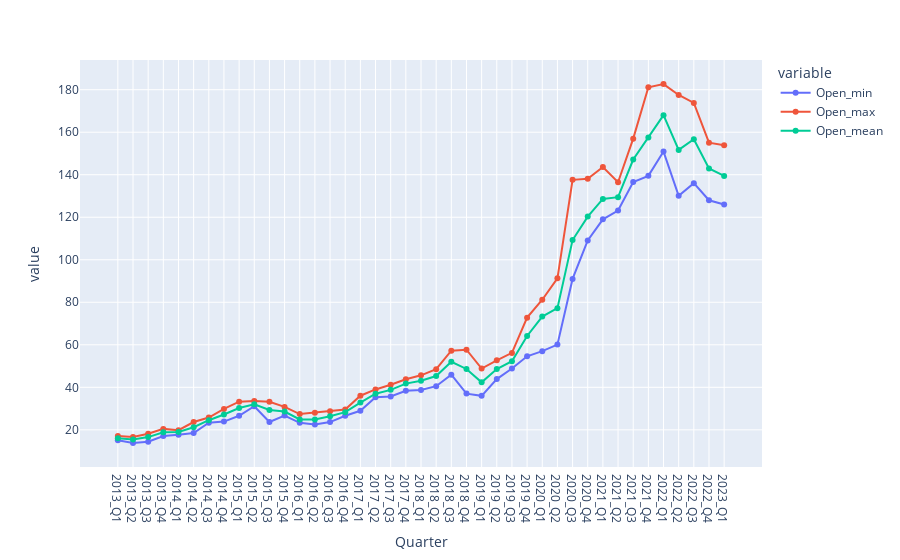
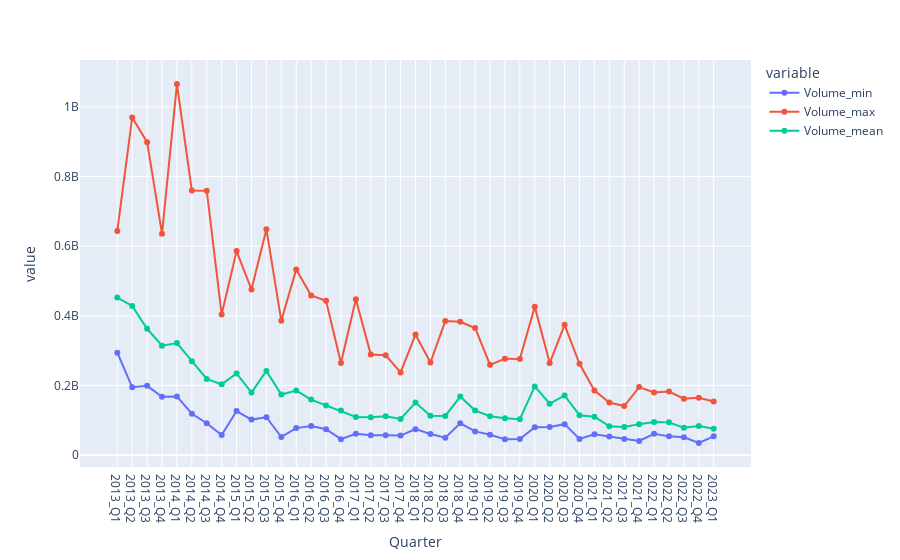

Write notebook code for charts like these, in order.
### Code cell
display_graph(result)

### Figure 1 — Plotly figure (JSON) as saved in the notebook; plotly's stock layout.template omitted (floating-point values rounded to 4 significant figures)
{"data": [{"hovertemplate": "variable=Open_min<br>Quarter=%{x}<br>value=%{y}<extra></extra>", "legendgroup": "Open_min", "line": {"color": "#636efa", "dash": "solid"}, "marker": {"symbol": "circle"}, "mode": "lines+markers", "name": "Open_min", "orientation": "v", "showlegend": true, "type": "scatter", "x": ["2013_Q1", "2013_Q2", "2013_Q3", "2013_Q4", "2014_Q1", "2014_Q2", "2014_Q3", "2014_Q4", "2015_Q1", "2015_Q2", "2015_Q3", "2015_Q4", "2016_Q1", "2016_Q2", "2016_Q3", "2016_Q4", "2017_Q1", "2017_Q2", "2017_Q3", "2017_Q4", "2018_Q1", "2018_Q2", "2018_Q3", "2018_Q4", "2019_Q1", "2019_Q2", "2019_Q3", "2019_Q4", "2020_Q1", "2020_Q2", "2020_Q3", "2020_Q4", "2021_Q1", "2021_Q2", "2021_Q3", "2021_Q4", "2022_Q1", "2022_Q2", "2022_Q3", "2022_Q4", "2023_Q1"], "xaxis": "x", "y": [15.05, 13.86, 14.38, 17.09, 17.68, 18.5, 23.38, 23.89, 26.64, 31.12, 23.72, 26.74, 23.28, 22.5, 23.65, 26.64, 28.95, 35.3, 35.72, 38.41, 38.71, 40.53, 45.96, 37.04, 35.99, 43.86, 48.85, 54.61, 57.02, 60.08, 90.99, 109.1, 119.0, 123.2, 136.6, 139.5, 150.9, 130.1, 136.0, 128.0, 126.0], "yaxis": "y"}, {"hovertemplate": "variable=Open_max<br>Quarter=%{x}<br>value=%{y}<extra></extra>", "legendgroup": "Open_max", "line": {"color": "#EF553B", "dash": "solid"}, "marker": {"symbol": "circle"}, "mode": "lines+markers", "name": "Open_max", "orientation": "v", "showlegend": true, "type": "scatter", "x": ["2013_Q1", "2013_Q2", "2013_Q3", "2013_Q4", "2014_Q1", "2014_Q2", "2014_Q3", "2014_Q4", "2015_Q1", "2015_Q2", "2015_Q3", "2015_Q4", "2016_Q1", "2016_Q2", "2016_Q3", "2016_Q4", "2017_Q1", "2017_Q2", "2017_Q3", "2017_Q4", "2018_Q1", "2018_Q2", "2018_Q3", "2018_Q4", "2019_Q1", "2019_Q2", "2019_Q3", "2019_Q4", "2020_Q1", "2020_Q2", "2020_Q3", "2020_Q4", "2021_Q1", "2021_Q2", "2021_Q3", "2021_Q4", "2022_Q1", "2022_Q2", "2022_Q3", "2022_Q4", "2023_Q1"], "xaxis": "x", "y": [17.13, 16.61, 18.2, 20.45, 19.85, 23.68, 25.77, 29.82, 33.24, 33.62, 33.21, 30.78, 27.43, 28.03, 28.8, 29.55, 36.05, 39.0, 41.2, 43.78, 45.65, 48.53, 57.25, 57.7, 48.83, 52.72, 56.2, 72.78, 81.18, 91.25, 137.6, 138.1, 143.6, 136.5, 157.0, 181.1, 182.6, 177.5, 173.8, 155.1, 153.9], "yaxis": "y"}, {"hovertemplate": "variable=Open_mean<br>Quarter=%{x}<br>value=%{y}<extra></extra>", "legendgroup": "Open_mean", "line": {"color": "#00cc96", "dash": "solid"}, "marker": {"symbol": "circle"}, "mode": "lines+markers", "name": "Open_mean", "orientation": "v", "showlegend": true, "type": "scatter", "x": ["2013_Q1", "2013_Q2", "2013_Q3", "2013_Q4", "2014_Q1", "2014_Q2", "2014_Q3", "2014_Q4", "2015_Q1", "2015_Q2", "2015_Q3", "2015_Q4", "2016_Q1", "2016_Q2", "2016_Q3", "2016_Q4", "2017_Q1", "2017_Q2", "2017_Q3", "2017_Q4", "2018_Q1", "2018_Q2", "2018_Q3", "2018_Q4", "2019_Q1", "2019_Q2", "2019_Q3", "2019_Q4", "2020_Q1", "2020_Q2", "2020_Q3", "2020_Q4", "2021_Q1", "2021_Q2", "2021_Q3", "2021_Q4", "2022_Q1", "2022_Q2", "2022_Q3", "2022_Q4", "2023_Q1"], "xaxis": "x", "y": [15.99, 15.41, 16.59, 18.88, 19.02, 21.25, 24.53, 27.2, 30.25, 32.02, 29.36, 28.59, 24.89, 24.85, 26.43, 28.32, 32.83, 36.99, 38.81, 41.74, 43.07, 45.3, 52.01, 48.63, 42.34, 48.62, 52.27, 64.14, 73.28, 77.24, 109.3, 120.3, 128.6, 129.4, 147.2, 157.5, 168.0, 151.7, 156.7, 143.0, 139.4], "yaxis": "y"}], "layout": {"legend": {"title": {"text": "variable"}, "tracegroupgap": 0}, "margin": {"t": 60}, "xaxis": {"anchor": "y", "domain": [0, 1], "title": {"text": "Quarter"}}, "yaxis": {"anchor": "x", "domain": [0, 1], "title": {"text": "value"}}}}

### Figure 2 — Plotly figure (JSON) as saved in the notebook; plotly's stock layout.template omitted (floating-point values rounded to 4 significant figures)
{"data": [{"hovertemplate": "variable=Volume_min<br>Quarter=%{x}<br>value=%{y}<extra></extra>", "legendgroup": "Volume_min", "line": {"color": "#636efa", "dash": "solid"}, "marker": {"symbol": "circle"}, "mode": "lines+markers", "name": "Volume_min", "orientation": "v", "showlegend": true, "type": "scatter", "x": ["2013_Q1", "2013_Q2", "2013_Q3", "2013_Q4", "2014_Q1", "2014_Q2", "2014_Q3", "2014_Q4", "2015_Q1", "2015_Q2", "2015_Q3", "2015_Q4", "2016_Q1", "2016_Q2", "2016_Q3", "2016_Q4", "2017_Q1", "2017_Q2", "2017_Q3", "2017_Q4", "2018_Q1", "2018_Q2", "2018_Q3", "2018_Q4", "2019_Q1", "2019_Q2", "2019_Q3", "2019_Q4", "2020_Q1", "2020_Q2", "2020_Q3", "2020_Q4", "2021_Q1", "2021_Q2", "2021_Q3", "2021_Q4", "2022_Q1", "2022_Q2", "2022_Q3", "2022_Q4", "2023_Q1"], "xaxis": "x", "y": [294294000, 195025600, 198990400, 167554800, 168669200, 118904000, 91567200, 57918400, 126665200, 102098400, 108844000, 52185600, 77645600, 83392400, 74641600, 45903600, 61236400, 56985200, 57111200, 56106800, 74670800, 60962800, 50055600, 91541600, 68280800, 58676400, 45448000, 46617600, 80113600, 80791200, 89001600, 46691300, 60145100, 53522400, 46397700, 41000000, 61177400, 53950200, 51218200, 35195900, 54105100], "yaxis": "y"}, {"hovertemplate": "variable=Volume_max<br>Quarter=%{x}<br>value=%{y}<extra></extra>", "legendgroup": "Volume_max", "line": {"color": "#EF553B", "dash": "solid"}, "marker": {"symbol": "circle"}, "mode": "lines+markers", "name": "Volume_max", "orientation": "v", "showlegend": true, "type": "scatter", "x": ["2013_Q1", "2013_Q2", "2013_Q3", "2013_Q4", "2014_Q1", "2014_Q2", "2014_Q3", "2014_Q4", "2015_Q1", "2015_Q2", "2015_Q3", "2015_Q4", "2016_Q1", "2016_Q2", "2016_Q3", "2016_Q4", "2017_Q1", "2017_Q2", "2017_Q3", "2017_Q4", "2018_Q1", "2018_Q2", "2018_Q3", "2018_Q4", "2019_Q1", "2019_Q2", "2019_Q3", "2019_Q4", "2020_Q1", "2020_Q2", "2020_Q3", "2020_Q4", "2021_Q1", "2021_Q2", "2021_Q3", "2021_Q4", "2022_Q1", "2022_Q2", "2022_Q3", "2022_Q4", "2023_Q1"], "xaxis": "x", "y": [643960800, 969651200, 898696400, 635807200, 1065523200, 759911600, 759385200, 403734400, 585908400, 475696000, 648825200, 385813200, 533478800, 458408400, 443554800, 264536800, 447940000, 289229200, 286856000, 237594400, 346375200, 266157600, 384986800, 382978400, 365248800, 259309200, 277125600, 275978000, 426510000, 264476000, 374336800, 262330500, 185549500, 151101000, 140893200, 195432700, 179935700, 182602000, 162278800, 164762400, 154279900], "yaxis": "y"}, {"hovertemplate": "variable=Volume_mean<br>Quarter=%{x}<br>value=%{y}<extra></extra>", "legendgroup": "Volume_mean", "line": {"color": "#00cc96", "dash": "solid"}, "marker": {"symbol": "circle"}, "mode": "lines+markers", "name": "Volume_mean", "orientation": "v", "showlegend": true, "type": "scatter", "x": ["2013_Q1", "2013_Q2", "2013_Q3", "2013_Q4", "2014_Q1", "2014_Q2", "2014_Q3", "2014_Q4", "2015_Q1", "2015_Q2", "2015_Q3", "2015_Q4", "2016_Q1", "2016_Q2", "2016_Q3", "2016_Q4", "2017_Q1", "2017_Q2", "2017_Q3", "2017_Q4", "2018_Q1", "2018_Q2", "2018_Q3", "2018_Q4", "2019_Q1", "2019_Q2", "2019_Q3", "2019_Q4", "2020_Q1", "2020_Q2", "2020_Q3", "2020_Q4", "2021_Q1", "2021_Q2", "2021_Q3", "2021_Q4", "2022_Q1", "2022_Q2", "2022_Q3", "2022_Q4", "2023_Q1"], "xaxis": "x", "y": [452563300, 428600000.0, 362900000.0, 314379450, 322100000.0, 269800000.0, 218700000.0, 203400000.0, 234800000.0, 179600000.0, 242000000.0, 174100000.0, 185500000.0, 159500000.0, 142700000.0, 128100000.0, 109700000.0, 108700000.0, 112000000.0, 103900000.0, 150900000.0, 113400000.0, 112600000.0, 168300000.0, 128000000.0, 111800000.0, 106093775, 103400000.0, 197300000.0, 147900000.0, 171500000.0, 114700000.0, 110200000.0, 82670000.0, 80910000.0, 89080000.0, 95430000.0, 94160000.0, 78780000.0, 83630000.0, 75860000.0], "yaxis": "y"}], "layout": {"legend": {"title": {"text": "variable"}, "tracegroupgap": 0}, "margin": {"t": 60}, "xaxis": {"anchor": "y", "domain": [0, 1], "title": {"text": "Quarter"}}, "yaxis": {"anchor": "x", "domain": [0, 1], "title": {"text": "value"}}}}
